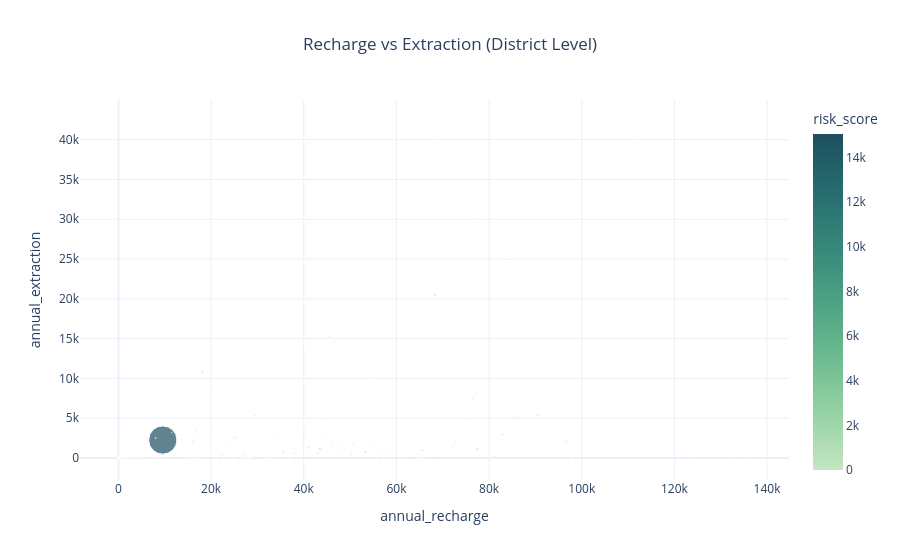

Write notebook code for a chart like this one.
### Markdown cell above
### 2. Recharge vs Extraction

### Code cell
fig2 = px.scatter(
    df,
    x='annual_recharge',
    y='annual_extraction',
    color='risk_score',
    size='risk_score',
    hover_name='district',
    title='Recharge vs Extraction (District Level)',
    color_continuous_scale=px.colors.sequential.Blugrn
)

fig2.update_layout(template='plotly_white', title_x=0.5)
fig2.show()

### Figure 1 — Plotly figure (JSON) as saved in the notebook; plotly's stock layout.template omitted (floating-point values rounded to 4 significant figures; data arrays with more than 128 entries replaced by an {"elided": "..."} marker saying what was removed)
{"data": [{"hovertemplate": "<b>%{hovertext}</b><br><br>annual_recharge=%{x}<br>annual_extraction=%{y}<br>risk_score=%{marker.color}<extra></extra>", "hovertext": {"elided": "758 str values"}, "legendgroup": "", "marker": {"color": {"elided": "758 float values"}, "coloraxis": "coloraxis", "size": {"elided": "758 float values"}, "sizemode": "area", "sizeref": 37.63, "symbol": "circle"}, "mode": "markers", "name": "", "orientation": "v", "showlegend": false, "type": "scatter", "x": {"elided": "758 float values"}, "xaxis": "x", "y": {"elided": "758 float values"}, "yaxis": "y"}], "layout": {"coloraxis": {"colorbar": {"title": {"text": "risk_score"}}, "colorscale": [[0, "rgb(196, 230, 195)"], [0.1667, "rgb(150, 210, 164)"], [0.3333, "rgb(109, 188, 144)"], [0.5, "rgb(77, 162, 132)"], [0.6667, "rgb(54, 135, 122)"], [0.8333, "rgb(38, 107, 110)"], [1, "rgb(29, 79, 96)"]]}, "legend": {"itemsizing": "constant", "tracegroupgap": 0}, "title": {"text": "Recharge vs Extraction (District Level)", "x": 0.5}, "xaxis": {"anchor": "y", "domain": [0, 1], "title": {"text": "annual_recharge"}}, "yaxis": {"anchor": "x", "domain": [0, 1], "title": {"text": "annual_extraction"}}}}
